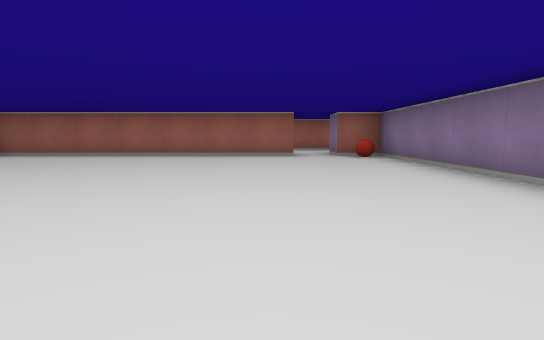
view 1 (above)

16 first-person views from a walk through a cub3D maze. The camera is about half as high as the walls, tilts 6° down and sees 80° across. The floor is counted in squares. Each view is taken from the middle of a square. On the plan, view 1 faces up. The plan holds only what a view shows up to about 9 squares ahead; the rest is blank.

view 2
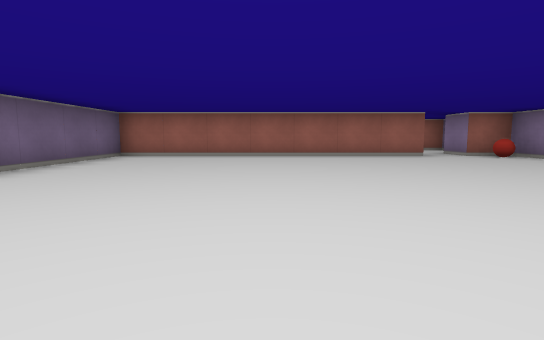

view 3
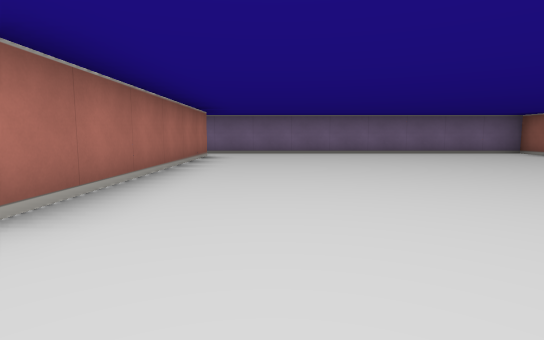

view 4
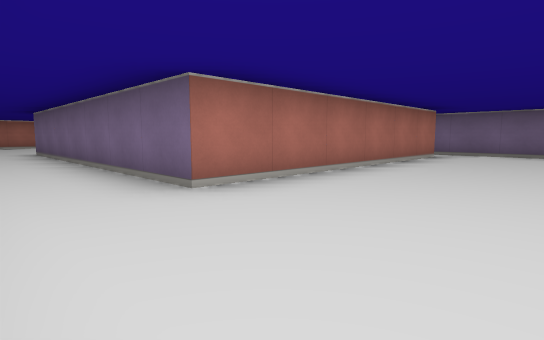

view 5
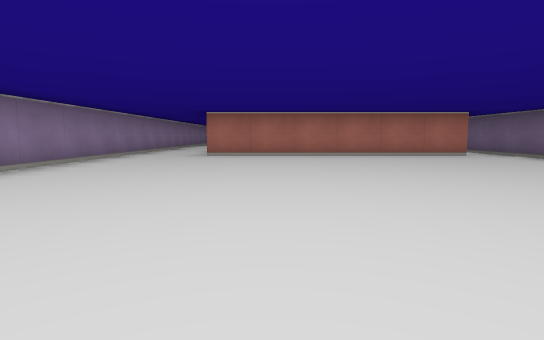

view 6
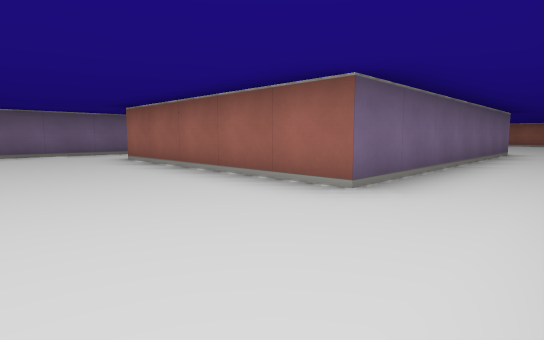

view 7
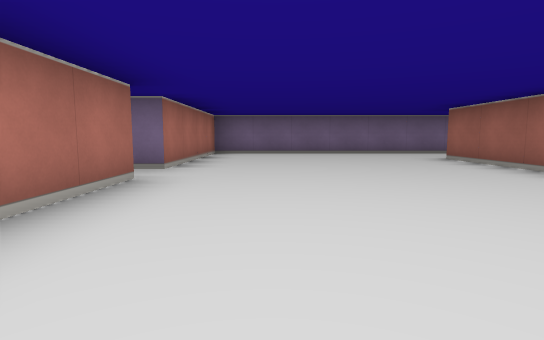

view 8
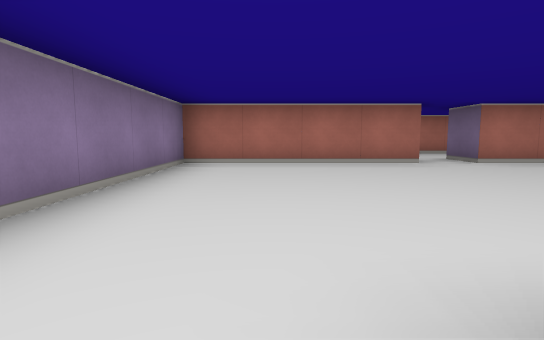

view 9
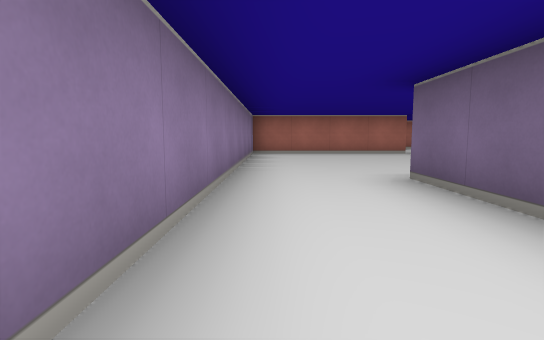

view 10
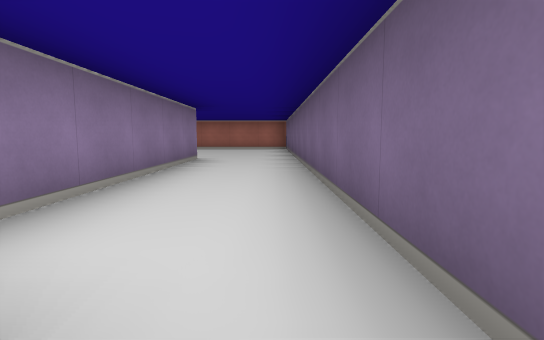

view 11
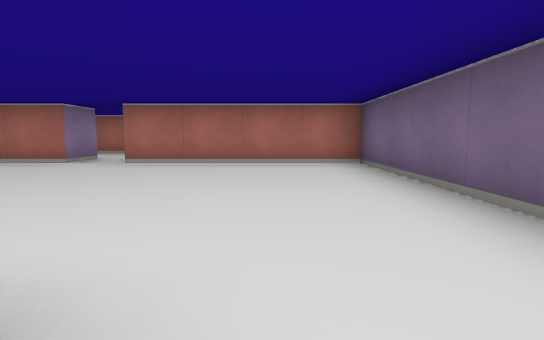

view 12
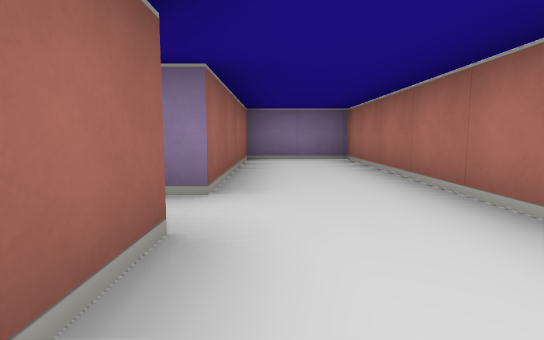

view 13
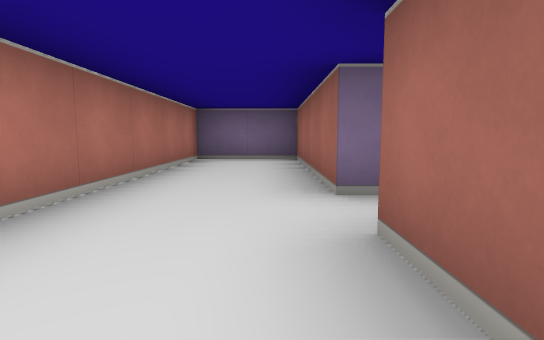

view 14
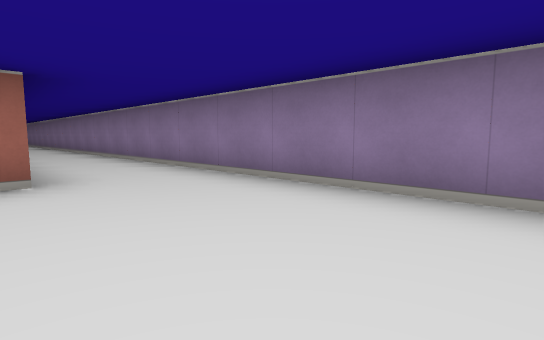

view 15
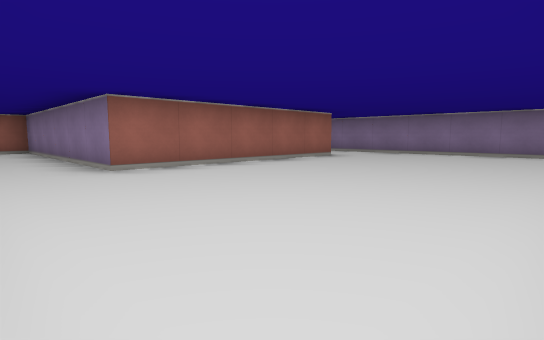

view 16
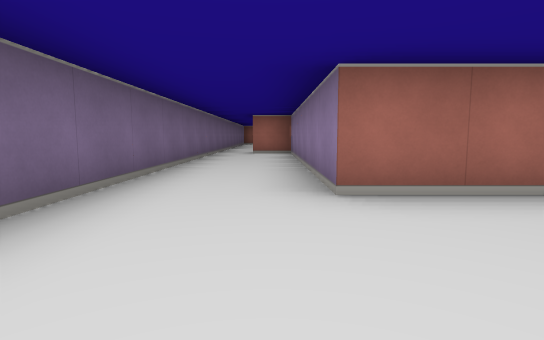

### Floor plan
Ten units are one square. View 1 is at (0, 0); x grows to the right and y downward. Boxes are objects, and circles mark ways between rooms. Rooms are numbered by the first view taken in them; rooms with no view inside come last. Other rooms are left out.
<svg viewBox="-70 -90 100 250">
<path fill="none" stroke="#000" d="M6 -75 -65 -75 -65 5M25 -5 25 -75 15 -75 15 -85M-56 5 5 5M-15 125 25 125 25 -5M5 5 5 75 -45 75 -45 15 -55 15M-65 5 -65 125 -25 125M-25 125 -25 135 -65 135 -65 155 25 155 25 135 -15 135 -15 125"/>
<rect x="15" y="-75" width="10" height="10" fill="#bbb"><title>ball</title></rect>
<circle cx="-60" cy="10" r="3" fill="#2a7"/>
<circle cx="15" cy="5" r="3" fill="#2a7"/>
<circle cx="-20" cy="130" r="3" fill="#2a7"/>
<text x="-20" y="-40">1</text>
<text x="-20" y="80">2</text>
<text x="-20" y="140">3</text>
</svg>
Room 1 opens to room 2. Room 2 opens to room 3.

Where each view was taken, in squares from view 1:
view 1: 0 up, 0 right, facing up
view 2: 0 up, 3 left, facing up
view 3: 1 up, 2 right, facing left
view 4: 2 up, 2 right, facing down-left
view 5: 7 up, 1 left, facing down
view 6: 10 down, 2 right, facing up-left
view 7: 11 down, 2 right, facing left
view 8: 7 down, 1 right, facing down
view 9: 4 down, 2 right, facing down
view 10: 1 down, 6 left, facing down
view 11: 7 down, 5 left, facing down
view 12: 14 down, 4 left, facing right
view 13: 14 down, 0 right, facing left
view 14: 11 down, 0 right, facing up-right
view 15: 12 down, 6 left, facing up-right
view 16: 10 down, 5 left, facing up
